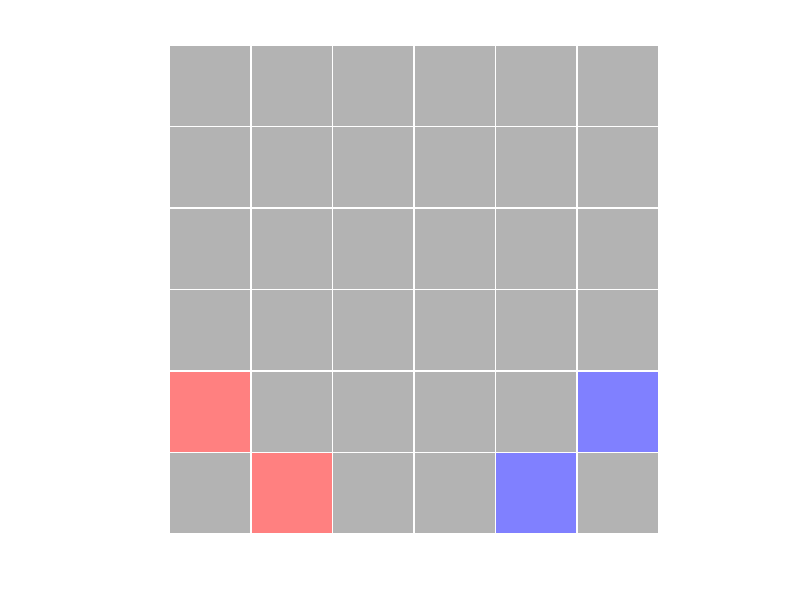

Write the MATLAB code that produced this figure.
onebs = 120;
w = 255*ones(onebs,onebs,3);
r = w;
r(:,:,2:3) = round(255/2);
r(:,:,1) = round(255);
b = w;
b(:,:,1:2) = round(255/2);
b(:,:,3) = round(255);
g = w*0.7;
for i = 1:onebs
    for j = 1:onebs
        if i==1||i==onebs||j==1||j==onebs
            w(i,j,:) = 255;
            r(i,j,:) = 255;
            b(i,j,:) = 255;
            g(i,j,:) = 255;
        end
    end
end

arena = [g g g g g g;
         g g g g g g;
         g g g g g g;
         g g g g g g;
         r g g g g b;
         g r g g b g;];
arena = uint8(arena);
imshow(arena)
%imwrite(arena,'arena.png');